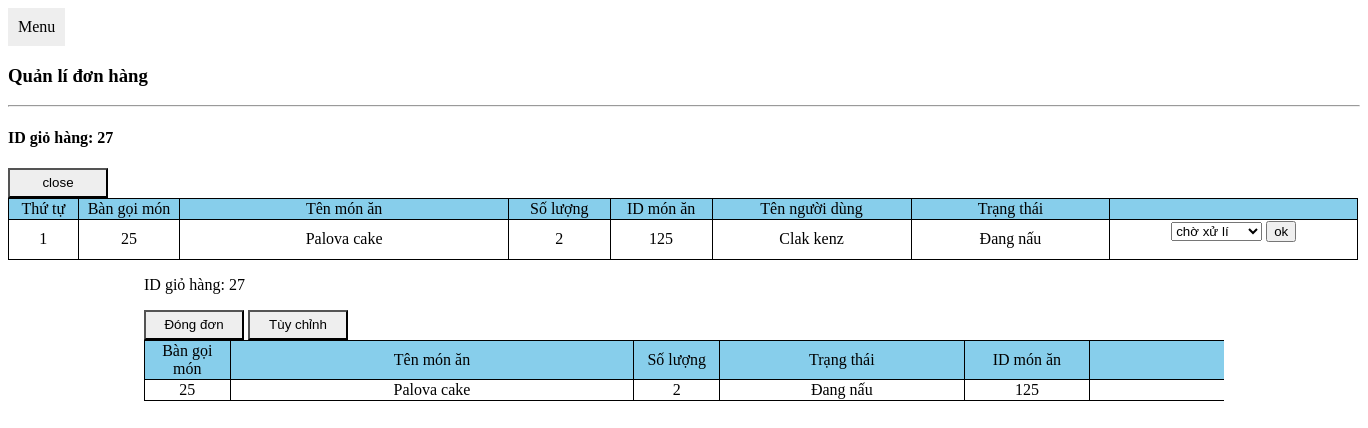
The page /admin/quan_li_don_hang.php?id_cart=27&action_cart=edit on the database its author committed.
### tables this page shows
CREATE TABLE `my_cart` (
  `id_item` int(30) NOT NULL,
  `name` varchar(200) NOT NULL,
  `img` varchar(100) NOT NULL,
  `cost` int(30) NOT NULL,
  `amount` int(30) NOT NULL,
  `id_cart` int(30) NOT NULL,
  `id_user` int(30) NOT NULL,
  `user_name` varchar(200) NOT NULL,
  `status` varchar(100) NOT NULL,
  `pay` int(4) NOT NULL,
  `so_ban` varchar(300) NOT NULL,
  `code` int(100) NOT NULL
);

CREATE TABLE `tbl_gio_hang` (
  `id_cart` int(100) NOT NULL,
  `id_user` int(100) NOT NULL,
  `status` varchar(100) NOT NULL,
  `date` date NOT NULL,
  `time` varchar(100) NOT NULL
);

### classes/func.php (called while the page is built, shortened)
<?php
    function query_don_hang($mysqli,$id){
        $sql ="SELECT * FROM my_cart WHERE pay!='2' AND pay!='0' AND id_cart='".$id."'";
        $query=mysqli_query($mysqli,$sql);
        return $query;
    }
    function query_id_don_hang($mysqli){
        $sql ="SELECT * FROM tbl_gio_hang WHERE NOT status='done' AND status!='not' ORDER BY id_cart DESC";
        $query=mysqli_query($mysqli,$sql);
        return $query;
    }
?>

### admin/quan_li_don_hang.php (the view, shortened to what this page needs)
        <div class="menu">
            <a href="index.php">Menu</a>
        </div>
        <h3>Quản lí đơn hàng</h3>
        <hr>
<?php
        include('../config/config.php');
        include('../classes/func.php');
        $query_id_gio_hang =query_id_don_hang($mysqli);
        if(isset($_GET['id_cart'])){
            $id_cart_get=$_GET['id_cart'];
        }else{
            $id_cart_get='';
        };
        if(isset($_GET['action_cart']) && $_GET['action_cart']=='close'){
            unset($_SESSION['id_cart']);
        }
        elseif(isset($_GET['action_cart'])&& $_GET['action_cart']=='edit'){
                    $query_don_hang_update = query_don_hang($mysqli,$id_cart_get);
                    $i=1;
            ?>
             <h4>ID giỏ hàng: <?php echo $id_cart_get;?></h4>
             <button onclick="location.href='quan_li_don_hang.php?action_cart=close'">close</button>
            <table>
                <tr style="background-color:skyblue">
                    <td style="width:40px">Thứ tự</td>
                    <td style="width:60px">Bàn gọi món</td>
                    <td style="width:200px">Tên món ăn</td>
                    <td style="width:60px">Số lượng</td>
                    <td style="width:60px">ID món ăn</td>
                    <td style="width:120px">Tên người dùng</td>
                    <td style="width:120px">Trạng thái</td>
                    <td style="width:150px"></td>
                </tr>
                <?php while($row_don_hang_update = mysqli_fetch_array($query_don_hang_update)){?>
                <tr>
                    <td><?php echo $i;?></td>
                    <td><?php echo $row_don_hang_update['so_ban'];?></td>
                    <td><?php echo $row_don_hang_update['name'];?></td>
                    <td><?php echo $row_don_hang_update['amount'];?></td>
                    <td><?php echo $row_don_hang_update['id_item'];?></td>
                    <td><?php echo $row_don_hang_update['user_name'];?></td>
                    <td><?php echo $row_don_hang_update['status'];?></td>
                    <td>
                        <form action="" method="POST">
                            <select name="update_status_<?php echo $i;?>">
                                <option value="Chờ xử lí">chờ xử lí</option>
                            </select>
                            <input type="submit" name="update_don_hang_<?php echo $i;?>" value="ok">
                        </form>
                    </td>
                </tr>
                <?php $i++;} ?>
            </table>
        <?php }elseif(isset($_GET['action_cart'])&& $_GET['action_cart']=='done'){
            $id_cart_done=$_GET['id_cart'];
            echo $id_cart_done;
            update_don_hang_done($mysqli,$id_cart_done);
            header('location:quan_li_don_hang.php');
        }
        ?>
<div class="main-body">
<?php while($row_don_hang_1 = mysqli_fetch_array($query_id_gio_hang)){
            $id_cart_in=$row_don_hang_1['id_cart'];
            $query_don_hang = query_don_hang($mysqli,$id_cart_in);
            ?>
                    <p>ID giỏ hàng: <?php echo $row_don_hang_1['id_cart'];?></p>
                    <button onclick="location.href='quan_li_don_hang.php?id_cart=<?php echo $row_don_hang_1['id_cart'];?>&action_cart=done'">Đóng đơn</button>
                    <button onclick="location.href='quan_li_don_hang.php?id_cart=<?php echo $row_don_hang_1['id_cart'];?>&action_cart=edit'">Tùy chỉnh</button>
                    <table>
                        <tr style="background-color:skyblue">
                                <td style="width:40px">Bàn gọi món</td>
                                <td style="width:200px">Tên món ăn</td>
                                <td style="width:40px">Số lượng</td>
                                <td style="width:120px">Trạng thái</td>
                                <td style="width:60px">ID món ăn</td>
                                <td style="width:200px">Tên người dùng</td>
                            </tr>
                            <?php while($row_don_hang = mysqli_fetch_array($query_don_hang)){?>
                                <tr>
                                    <td><?php echo $row_don_hang['so_ban'];?></td>
                                    <td><?php echo $row_don_hang['name'];?></td>
                                    <td><?php echo $row_don_hang['amount'];?></td>
                                    <td><?php echo $row_don_hang['status'];?></td>
                                    <td><?php echo $row_don_hang['id_item'];?></td>
                                    <td><?php echo $row_don_hang['user_name'];?></td>
                                </tr>
                             <?php } ?>
                    </table>
<?php } ?>
</div>

### admin/quan_li_don_hang.php (style rules this page uses)
table { width: 1350px; border-collapse:collapse; background-color: #fff; text-align: center; padding: 10px; }
tr { border:1px solid black; }
td { border:1px solid black; }
.main-body { width: 1080px; height: 560px; margin: 0 auto; overflow-x: scroll; overflow-y: scroll; }
.menu a { display: inline-block; padding :10px; text-decoration: none; color: black; background-color: #eee; }
button { width: 100px; height: 30px; color: black; background-color: #eee; }

### rows shown on the page
my_cart: so_ban "25", name "Palova cake", amount "2", id_item "125", user_name "Clak kenz", status "Đang nấu"
tbl_gio_hang: id_cart "27"

### other values the page prints
$id_cart_get "27"
